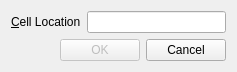
<?xml version="1.0" encoding="UTF-8"?>
<ui version="4.0">
 <class>Form</class>
 <widget class="QWidget" name="Form">
  <property name="geometry">
   <rect>
    <x>0</x>
    <y>0</y>
    <width>237</width>
    <height>71</height>
   </rect>
  </property>
  <property name="windowTitle">
   <string>Form</string>
  </property>
  <layout class="QVBoxLayout" name="verticalLayout">
   <item>
    <layout class="QHBoxLayout" name="horizontalLayout">
     <item>
      <widget class="QLabel" name="label">
       <property name="text">
        <string>&amp;Cell Location</string>
       </property>
       <property name="buddy">
        <cstring>lineEdit</cstring>
       </property>
      </widget>
     </item>
     <item>
      <widget class="QLineEdit" name="lineEdit"/>
     </item>
    </layout>
   </item>
   <item>
    <layout class="QHBoxLayout" name="horizontalLayout_2">
     <item>
      <spacer name="horizontalSpacer">
       <property name="orientation">
        <enum>Qt::Horizontal</enum>
       </property>
       <property name="sizeHint" stdset="0">
        <size>
         <width>40</width>
         <height>20</height>
        </size>
       </property>
      </spacer>
     </item>
     <item>
      <widget class="QPushButton" name="okButton">
       <property name="enabled">
        <bool>false</bool>
       </property>
       <property name="text">
        <string>OK</string>
       </property>
       <property name="default">
        <bool>true</bool>
       </property>
      </widget>
     </item>
     <item>
      <widget class="QPushButton" name="pushButton_2">
       <property name="text">
        <string>Cancel</string>
       </property>
      </widget>
     </item>
    </layout>
   </item>
  </layout>
 </widget>
 <resources/>
 <connections/>
</ui>
